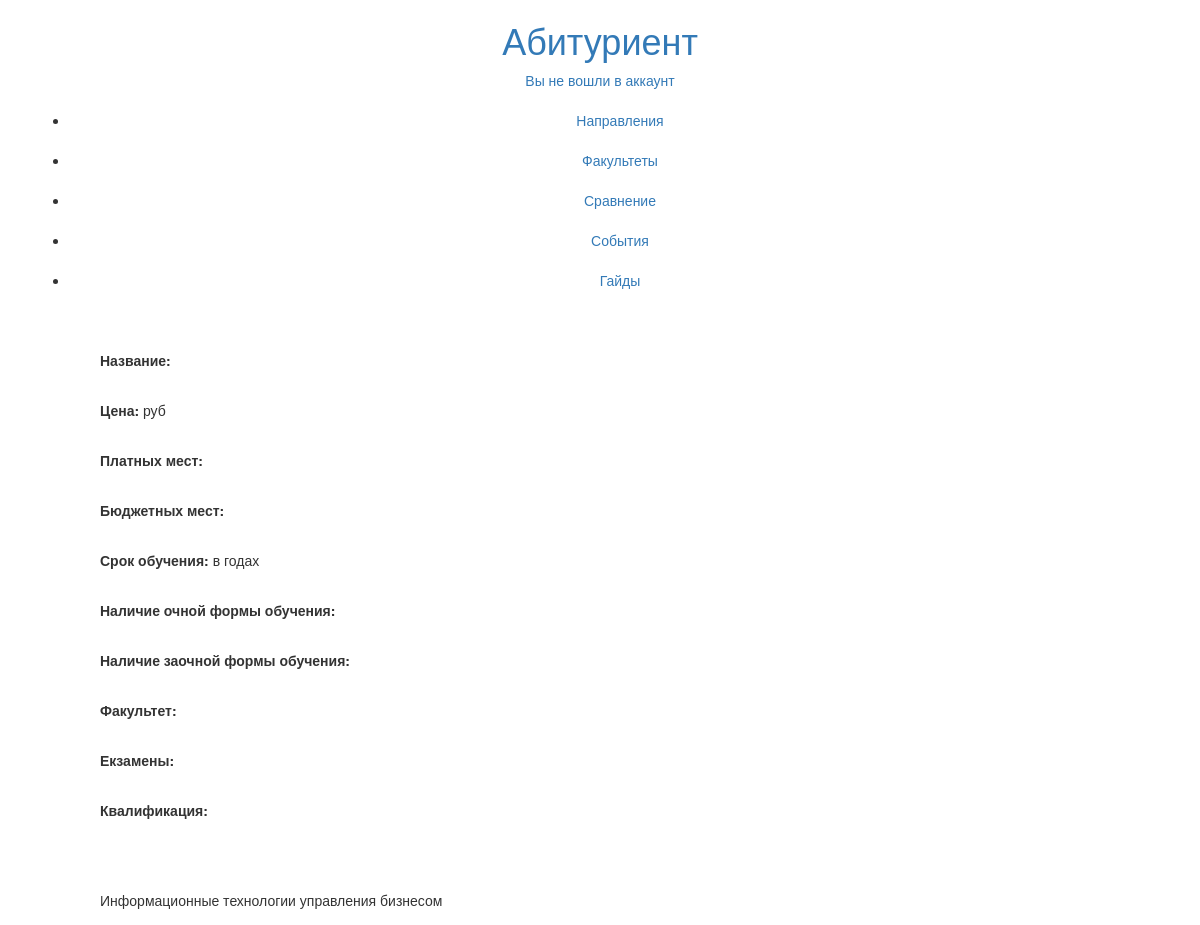
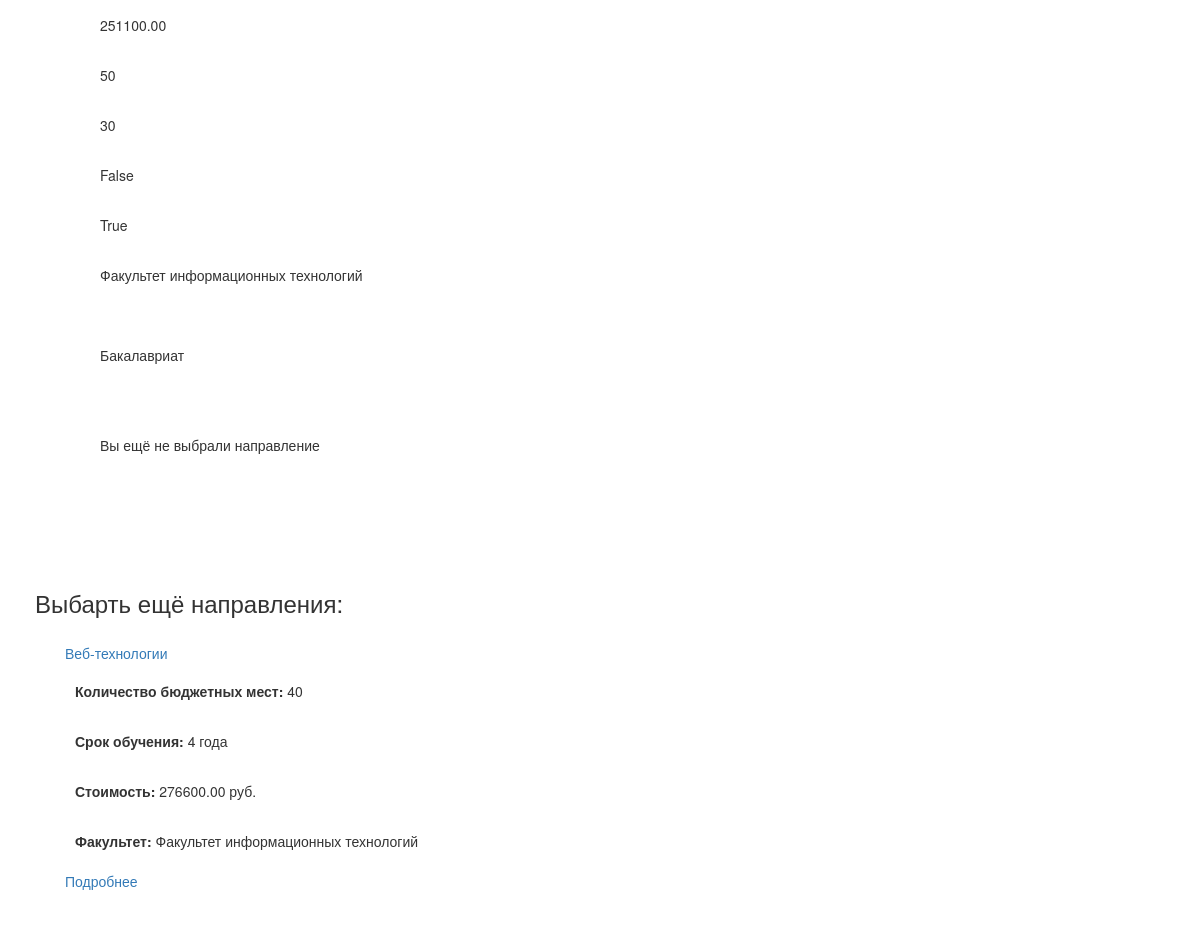
Screenshot of /directions/compare/2/ with the database file from the repository (2 pictures, top to bottom).
### catalog/models.py (models this page shows, shortened)
class Direction(models.Model):
    name = models.CharField (max_length = 200, verbose_name = "Название факультета")
    description = models.TextField (max_length = 2000, verbose_name = "Описание")
    price = models.DecimalField (max_digits = 8, decimal_places = 2, verbose_name = "Цена")
    budgets = models.PositiveIntegerField ( verbose_name = "Количестов бюджетных мест" )
    payed = models.PositiveIntegerField ( verbose_name = "Количестов платных мест" )
    years = models.PositiveIntegerField (verbose_name = "Срок обучения ")
    ofline = models.BooleanField (default = True, verbose_name = "Есть очные группы")
    online = models.BooleanField (default = False, verbose_name = "Есть заочные группы")
    curator = models.ForeignKey(Teacher, on_delete = models.SET_NULL, null = True, verbose_name = "", related_name = "curator")
    syllabus = models.ForeignKey(Syllabus, on_delete = models.SET_NULL, null = True)
    qualification = models.ForeignKey (Qualification, on_delete = models.CASCADE)
    faculty = models.ForeignKey(to = Faculty, on_delete = models.CASCADE)
    def getAbsoluteUrl(self):
        return reverse("direction-details", args=[str(self.id)])

class Faculty(models.Model):
    name = models.CharField (max_length = 200, verbose_name = "Название факультета")
    description = models.TextField (max_length = 2000, verbose_name = "Описание")
    dean = models.ForeignKey ( Teacher, on_delete = models.SET_NULL, null = True)
    adres = models.CharField (max_length = 255, verbose_name = "Адрес")
    phone = models.CharField (max_length = 12, verbose_name = "Телефон")
    email = models.EmailField (max_length=255 )
    def __str__(self):
        return str(self.name)

class Qualification(models.Model):
    name = models.CharField (max_length = 200, verbose_name = "Квалификация")
    def __str__ (self):
        return str(self.name)

### catalog/views.py (the view)
def compareWithFirst (request, first):
    firstobject = get_object_or_404 (models.Direction, pk = first)
    directions = models.Direction.objects.filter (~Q(pk=first))
    return render (request, "compare.html", context = {"first": firstobject, "directions": directions})

### catalog/templates/compare.html (shortened to what this page needs)
{% extends "base-generic.html" %}
{% block content %}
<div class = "container">
  <div class="row">
    <div class ="col">
      <p><b>Название: </b></p>
      <p><b>Цена: </b> руб</p>
      <p><b>Платных мест: </b></p>
      <p><b>Бюджетных мест: </b></p>
      <p><b>Срок обучения: </b>в годах</p>
      <p><b>Наличие очной формы обучения: </b></p>
      <p><b>Наличие заочной формы обучения: </b></p>
      <p><b>Факультет: </b></p>
      <p><b>Екзамены: </b></p>
      <p><b>Квалификация: </b></p>
    </div>
    <div class ="col">
{% if first %}
<p>{{first.name}}</p>
<p class = "{% if second %}{% if first.price > second.price %}red{% else %}green{% endif %}{% endif %}">{{first.price}}</p>
<p class = "{% if second %}{% if second.payed > first.payed %}red{% else %}green{% endif %}{% endif %}">{{first.payed}}</p>
<p class = "{% if second %}{% if second.dudgets > first.budgets %}red{% else %}green{% endif %}{% endif %}">{{first.budgets}}</p>
<p class = "{% if second %}{% if second.online > first.online %}red{% else %}green{% endif %}{% endif %}">{{first.online}}</p>
<p class = "{% if second %}{% if second.ofline > first.ofline %}red{% else %}green{% endif %}{% endif %}">{{first.ofline}}</p>
<p>{{first.faculty}}</p>
<p>{{first.getexamset}}</p>
<p>{{first.qualification}}</p>
{% else %}
<p>Вы ещё не выбрали направление</p>
{% endif %}
    </div>
    <div class ="col">
{% if second %}
<p>{{second.name}}</p>
<p class = "{% if first.price < second.price %}red{% else %}green{% endif %}">{{second.price}}</p>
<p class = "{% if first.payed > second.payed %}red{% else %}green{% endif %}">{{second.payed}}</p>
<p class = "{% if first.budgets > second.budgets %}red{% else %}green{% endif %}">{{second.budgets}}</p>
<p class = "{% if first.online > second.online %}red{% else %}green{% endif %}">{{second.online}}</p>
<p class = "{% if first.ofline > second.ofline %}red{% else %}green{% endif %}">{{second.ofline}}</p>
<p >{{second.faculty}}</p>
<p>{{second.getexamset}}</p>
<p>{{second.qualification}}</p>
{% else %}
<p>Вы ещё не выбрали направление</p>
{% endif %}
    </div>
  </div>
</div>
{% if directions %}
<section class = "section-block">
  <h3 class = "section-title">Выбарть ещё направления:</h3>
  {% for direction in directions %}
  <div class = "ethap block">
    <a href = "{{ request.path }}{{ direction.pk }}"><h5 class = "block-title">{{direction.name}}</h5></a>
    <p><b>Количество бюджетных мест: </b>{{direction.budgets}}</p>
    <p><b>Срок обучения: </b>{{direction.years}} года</p>
    <p><b>Стоимость: </b>{{direction.price}} руб.</p>
    <p><b>Факультет: </b>{{direction.faculty.name}}</p>
    <a class = "button" href = {{ direction.getAbsoluteUrl }}>Подробнее</a>
  </div>
  {% endfor %}
</section>
  {% else %}
  <p>На данный момент в базе данных нет направлений</p>
  <a href = "{% url 'index' %}">На главную страницу</a>
{% endif %}
{% endblock %}

### catalog/templates/base-generic.html (style rules this page uses)
div { padding: 30px; padding-top: 10px; }
section { display: block; padding: 5px; }
section::after { background-color:black; border: black width: 100%; height: 2px; }
p { padding: 10px }

### rows the page displays
Direction: name "Информационные технологии управления бизнесом", price "251100.00", payed "50", budgets "30", online "False", ofline "True", faculty "Факультет информационных технологий", qualification "Бакалавриат"
Direction: name "Веб-технологии", budgets "40", years "4", price "276600.00", faculty.name "Факультет информационных технологий"
